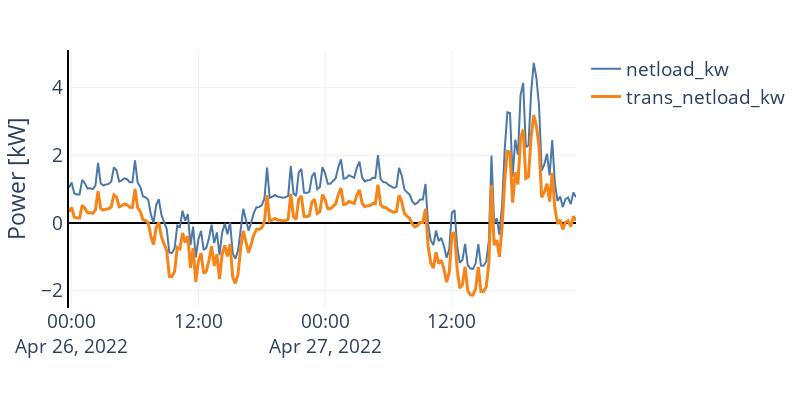

The cell this chart's notebook holds for it:
### Markdown cell above
Loïc: 
- décompose ta série en tendance, saison, et résidu. Utilise ARIMA, avec des régresseurs pour les saisons (projet Github?).
- Transforme le signal avec sklearn.preprocessing.PowerTransformer
- linky index comme régresseur
- forecast sur une semaine

### Code cell
from sklearn.preprocessing import PowerTransformer

_start = datetime.fromisoformat("2022-04-25 23:45:00+00:00")
_end = _start + timedelta(days=2)

graph = df.loc[_start:_end, ["netload_kw"]]

pt = PowerTransformer()
graph["trans_netload_kw"] = pt.fit_transform(graph["netload_kw"].values.reshape(-1, 1))

fig = px.line(graph)
fig.data[-1].update(line_width=3, legendgroup=0)
fig.update_layout(
    layout,
    height=400,
    width=800,
    showlegend=True,
    legend_title="",
    xaxis_title="",
    yaxis_title="Power [kW]",
    yaxis_showline=True, yaxis_linewidth=2, yaxis_linecolor='black',
    xaxis_showline=False, xaxis_linewidth=2, xaxis_linecolor='black'
)
fig.show()

### Figure 1 — Plotly figure (JSON) as saved in the notebook; plotly's stock layout.template omitted (floating-point values rounded to 4 significant figures; data arrays with more than 128 entries replaced by an {"elided": "..."} marker saying what was removed)
{"data": [{"hovertemplate": "variable=netload_kw<br>index=%{x}<br>value=%{y}<extra></extra>", "legendgroup": "netload_kw", "line": {"color": "#4C78A8", "dash": "solid"}, "marker": {"symbol": "circle"}, "mode": "lines", "name": "netload_kw", "orientation": "v", "showlegend": true, "type": "scatter", "x": {"elided": "193 str values"}, "xaxis": "x", "y": {"elided": "193 float values"}, "yaxis": "y"}, {"hovertemplate": "variable=trans_netload_kw<br>index=%{x}<br>value=%{y}<extra></extra>", "legendgroup": "0", "line": {"color": "#F58518", "dash": "solid", "width": 3}, "marker": {"symbol": "circle"}, "mode": "lines", "name": "trans_netload_kw", "orientation": "v", "showlegend": true, "type": "scatter", "x": {"elided": "193 str values"}, "xaxis": "x", "y": {"elided": "193 float values"}, "yaxis": "y"}], "layout": {"font": {"size": 19}, "height": 400, "legend": {"title": {"text": ""}, "tracegroupgap": 0}, "margin": {"b": 10, "l": 20, "r": 50, "t": 50}, "showlegend": true, "width": 800, "xaxis": {"anchor": "y", "autorange": true, "domain": [0, 1], "linecolor": "black", "linewidth": 2, "range": ["2022-04-25 23:45", "2022-04-27 23:45"], "showline": false, "title": {"text": ""}, "type": "date", "zerolinecolor": "black", "zerolinewidth": 2}, "yaxis": {"anchor": "x", "autorange": true, "domain": [0, 1], "linecolor": "black", "linewidth": 2, "range": [-2.513, 5.113], "showline": true, "title": {"text": "Power [kW]"}, "type": "linear", "zerolinecolor": "black", "zerolinewidth": 2}}}
